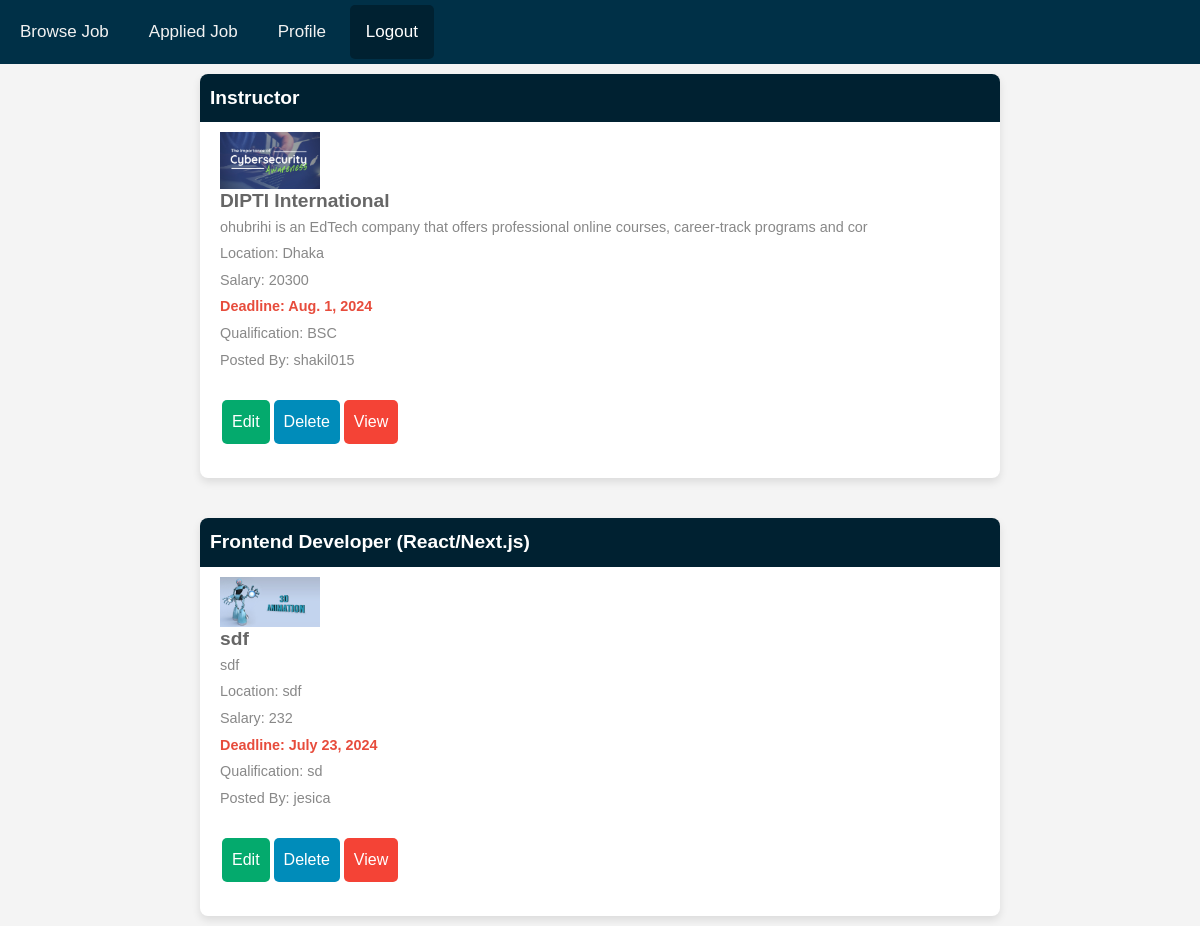
The page /postedjob/ (signed in) on the database its author committed.
### jobPortalApp/models.py (models this page shows, shortened)
class JobModel(models.Model):
    CreatedBy = models.ForeignKey(PortalUserModel, on_delete=models.CASCADE, related_name='job_models', null=True)
    job_title = models.CharField(max_length=100, null=True)
    company_description = models.CharField(max_length=100, null=True)
    company_logo = models.ImageField(upload_to='media/jobmodel', null=True)
    company_name = models.CharField(max_length=100, null=True)
    company_location = models.CharField(max_length=100, null=True)
    qualification =models.CharField(max_length=100, null=True)
    salary =models.CharField(max_length=100, null=True)
    deadline =models.DateField(null=True)

class PortalUserModel(AbstractUser):
    USERTYPE = [
        ('Recruiter','Recruiter'),
        ('JobSeeker','JobSeeker'),
    ]
    UserType = models.CharField(choices=USERTYPE, max_length = 50, null=True)
    City = models.CharField(max_length=50, null=True)
    GENDER=[
        ('Male','Male'),
        ('Female','Female'),
    ]
    Gender= models.CharField(choices=USERTYPE,max_length=50, null=True)
    ProfilePicture = models.ImageField(upload_to='media/profile',null=True)

### jobPortalApp/views.py (the view)
# urls.py: path('postedjob/',postedjob,name="postedjob"),
def postedjob(request):
    current_user = request.user
    current_usertype =request.user.UserType
    if current_usertype == 'Recruiter':
        jobdata = JobModel.objects.filter(CreatedBy=current_user)
    else:
        jobdata = JobModel.objects.all()
    context = {
        'jobdata':jobdata
    }
    return render(request,'postedjob.html',context)

### jobPortalApp/templates/postedjob.html (shortened to what this page needs)
{% extends 'master/master.html' %}
{% block content %}
<!DOCTYPE html>
<html lang="en">
<head>
    <link rel="stylesheet" href="https://cdnjs.cloudflare.com/ajax/libs/bootstrap-icons/1.11.3/font/bootstrap-icons.min.css" />
</head>
<body>
    <div class="container">
        {% for i in jobdata %}
        <div class="job-card">
            <div class="job-header">
                {{ i.job_title }}
            </div>
            <div class="job-content">
                <img src="{{ i.company_logo.url }}" alt="">
                <h3 class="company-name">{{ i.company_name }}</h3>
                <p class="address">{{i.company_description}}</p>
                <p class="address">Location: {{ i.company_location }}</p>
                <p class="salary">Salary: {{ i.salary }}</p>
                <p class="deadline">Deadline: {{ i.deadline }}</p>
                <p class="experience">Qualification: {{ i.qualification }}</p>
                <p class="posted">Posted By: {{ i.CreatedBy}}</p>
            </div>
            <div class="job-footer">
                <a href="{% url 'editjob' i.id %}" class="button">Edit</a>
                <a href="{% url 'deletejob' i.id %}" class="button button2">Delete</a>
                <a href="" class="button button3">View</a>
            </div>
        </div>
        {% endfor %}
    </div>
</body>
</html>
{% endblock content %}

### jobPortalApp/templates/master/master.html (style rules this page uses)
body { margin: 0; font-family: Arial, Helvetica, sans-serif; }

### jobPortalApp/templates/postedjob.html (style rules this page uses)
body { font-family: Arial, sans-serif; justify-content: center; align-items: center; background-color: #f4f4f4; }
.container { display: flex; flex-wrap: wrap; justify-content: center; gap: 20px; }
.job-card { background-color: #fff; border-radius: 8px; box-shadow: 0 4px 8px rgba(0, 0, 0, 0.1); width: 800px; margin: 10px; text-align: left; display: flex; flex-direction: column; justify-content: space-between; padding-bottom: 10px; }
.job-header { font-size: 1.2em; margin-bottom: 10px; font-weight: bold; color: #fff; background-color: #002131; padding: 10px; border-radius: 8px 8px 0 0; }
.job-content { flex-grow: 1; padding: 0px 20px; }
.job-content img { width: 100px; height: auto; }
.company-name { font-size: 1.2em; margin-bottom: 5px; font-weight: bold; color: #666; }
.address, .salary, .deadline, .posted, .experience { font-size: 0.9em; margin-bottom: 5px; color: #888; }
.deadline { font-size: 0.9em; font-weight: bold; color: #e74c3c; }
.job-footer { display: flex; padding: 20px; }
.button { background-color: #04AA6D; border: none; color: white; padding: 10px; text-align: center; text-decoration: none; display: inline-block; font-size: 16px; margin: 4px 2px; cursor: pointer; border-radius: 5px; }
.button2 { background-color: #008CBA; }
.button3 { background-color: #f44336; }

### rows shown on the page
JobModel: job_title "Instructor", company_logo (picture), company_name "DIPTI International", company_description "ohubrihi is an EdTech company that offers professional online courses, career-track programs and cor", company_location "Dhaka", salary "20300", deadline "Aug. 1, 2024", qualification "BSC", CreatedBy "shakil015"
JobModel: job_title "Frontend Developer (React/Next.js)", company_logo (picture), company_name "sdf", company_description "sdf", company_location "sdf", salary "232", deadline "July 23, 2024", qualification "sd", CreatedBy "jesica"
